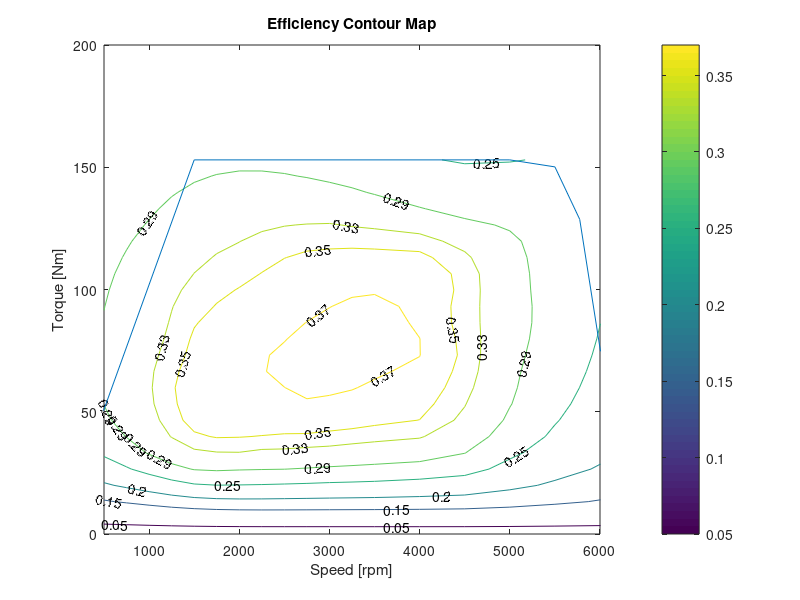
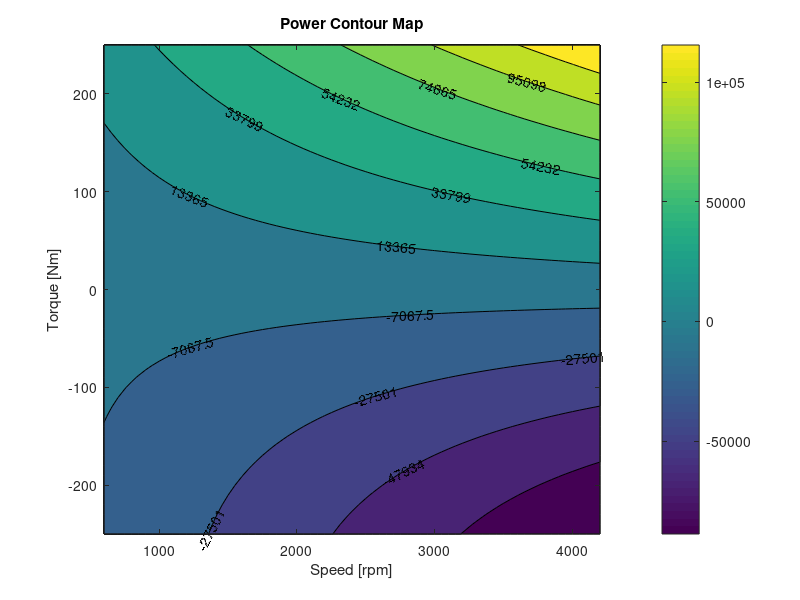
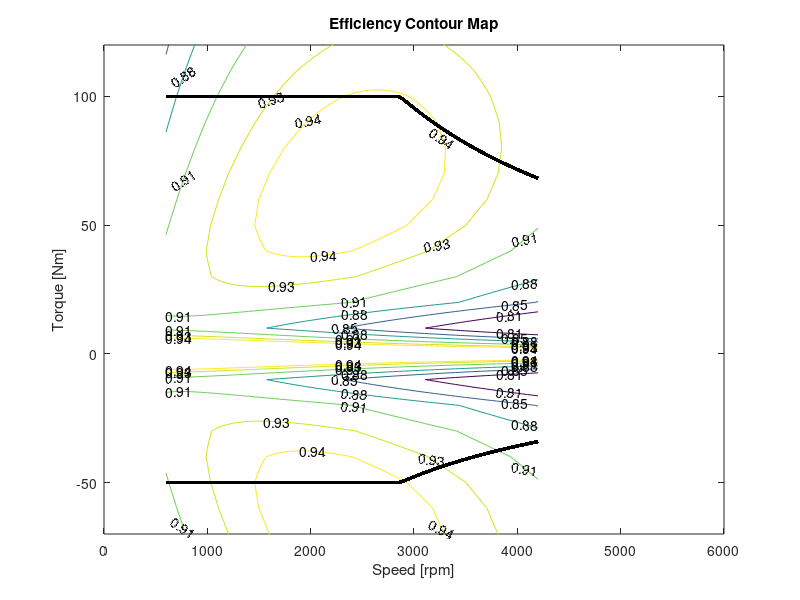
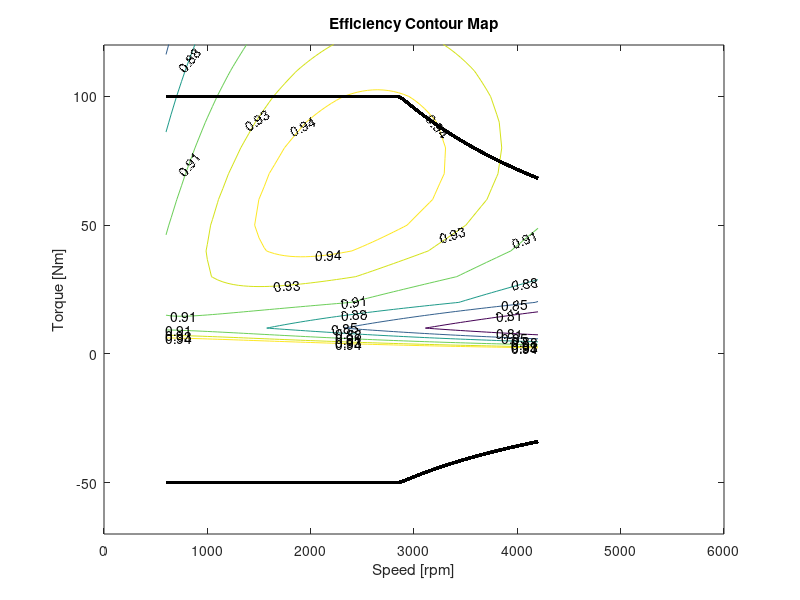

MATLAB code for these plots, in order:
%%%%%%%%%%%%%%%%%%%%%%%%%%%%%%%%%%%%%
% HEV (FORD FIESTA LIKE) PARAMETERS %
%%%%%%%%%%%%%%%%%%%%%%%%%%%%%%%%%%%%%
% last update: 21-Oct-2024
% authors: Stefano Radrizzani, Lorenzo Brecciaroli, Giulio Panzani
% last modification author: Stefano Radrizzani
% contact: stefano.radrizzani@polimi.it

% References
% [1] 
% Radrizzani,S., Brecciaroli,L., Panzani,G., Savaresi,S.M. (2022)
% An efficiency based approach for the Energy Management in HEVs
% In: IFAC PapersOnLine 55-24 (2022) 167–172.

% [2] 
% Lee,B.,Lee,S.,Cherry,J.,Neam,A.,Sanchez,J.,and Nam,E. (2013)
% Development of Advanced Light-Duty Powertrain and Hybrid Analysis Tool.
% In: SAE 2013 World Congress & Exhibition, SAEInternational.

%% egine and motor
load('motor_engine_data')
% engine
%   maximum torque values [Nm] and brakepoints [rad/s]
%       full_throttle_torque_Nm
%       full_throttle_speed_radps
%   fuel consumption [g/s] and efficiency [-] maps and brakepoints [rad/s],[Nm]
%       fuel_map_speed_radps
%       fuel_map_torque_Nm
%       fuel_map_gps
%       efficiency_map

% electric motor
%   maximum and torque values [Nm] and brakepoints [rad/s]
%       max_torque_speed_radps
%       max_torque_torque_Nm
%       max_torque_torque_Nm
%   power consumption [W] map and brakepoints [rad/s],[Nm]
%       battery_power_map_speed_radps
%       battery_power_map_torque_Nm
%       battery_power_map_W
%       efficiency to be computed accordigly

%% vehicle
% vehicle mass [kg]
vehicle.M_kg = 1200;
% wheel radius [m]
vehicle.Rw_m = 0.281154;

% gear box (from motor to main axle) 1st to 5th gear [-]
vehicle.tau_gb_ = [3.417 1.958 1.276 0.943 0.757];

% final drive ratio (from main axle to wheel) [-]
vehicle.tau0_ = 3.1725494;

% costing down force [N] coefficients
% as a function of the longiditudinal speed [m/s]
vehicle.A_cd_N = 93.086154;  % [N]
vehicle.B_cd_Nspm = 2.5373490;  % [N/(m/s)]
vehicle.C_cd_Ns2pm2 = 0.38382359; % [N/(m/s)^2]

%% fuel
% fuel density [MJ/kg]
fuel.lambda_MKpkg = 43.308;

%% battery
% battery capacity [kWh]
battery.capacity_kWh = 4.5; 
%%
% Creare una griglia di velocità e coppia ICE
[Vel, Copp] = meshgrid(engine.fuel_map_speed_radps*(60/(2*pi)),engine.fuel_map_torque_Nm);

figure;
vect_eff=[0.05,0.15,0.20,0.25,0.29,0.33,0.35,0.37];
contour(Vel, Copp, engine.efficiency_map, vect_eff,'ShowText', 'on'); % Con testo dei livelli
colorbar; % Barra dei colori per rappresentare i valori di efficienza
xlabel('Speed [rpm]');
ylabel('Torque [Nm]');
title('Efficiency Contour Map');
hold on;
plot(engine.full_throttle_speed_radps*(60/(2*pi)),engine.full_throttle_torque_Nm)
xlim([500,6000])
ylim([0,200])
%% Creare una griglia di velocità e coppia EM
[torque_grid, speed_grid]=meshgrid(motor.battery_power_map_torque_Nm,motor.battery_power_map_speed_radps.*(60/(2*pi)));
figure
contourf(speed_grid, torque_grid,motor.battery_power_map_W, 'ShowText', 'on'); % Con testo dei livelli
colorbar; % Barra dei colori per rappresentare i valori di efficienza
xlabel('Speed [rpm]');
ylabel('Torque [Nm]');
title('Power Contour Map');

mech_power_map = torque_grid.*speed_grid.*((2*pi)/60);
efficiency_map = motor.battery_power_map_W./mech_power_map;
corr_eff = efficiency_map(:,1:25);
corr_eff(:,26)=ones(73,1);
test = corr_eff;
for i = 27:51
    j = 52-i;
    corr_eff(:,i)=efficiency_map(:,j);
end
test2 = corr_eff(:,26:end);
[torque_2,speed_2]=meshgrid(motor.battery_power_map_torque_Nm, motor.battery_power_map_speed_radps.*(60/(2*pi)));
figure;
livelli_eff = [0.81,0.85,0.88,0.91,0.93,0.94];
contour(speed_2,torque_2,corr_eff,livelli_eff, 'ShowText', 'on'); % Con testo dei livelli
xlabel('Speed [rpm]');
ylabel('Torque [Nm]');
title('Efficiency Contour Map');
hold on
plot(speed_2,motor.max_torque_torque_Nm,"k","LineWidth",2);
hold on
plot(speed_2,motor.min_torque_torque_Nm,"k","LineWidth",2);
ylim([-70 120])
xlim([0 6000])


[torque_2,speed_2]=meshgrid(motor.battery_power_map_torque_Nm(:,26:end), motor.battery_power_map_speed_radps.*(60/(2*pi)));
figure;
livelli_eff = [0.81,0.85,0.88,0.91,0.93,0.94];
contour(speed_2,torque_2,test2,livelli_eff, 'ShowText', 'on'); % Con testo dei livelli
xlabel('Speed [rpm]');
ylabel('Torque [Nm]');
title('Efficiency Contour Map');
hold on
plot(speed_2,motor.max_torque_torque_Nm,"k","LineWidth",2);
hold on
plot(speed_2,motor.min_torque_torque_Nm,"k","LineWidth",2);
ylim([-70 120])
xlim([0 6000])
